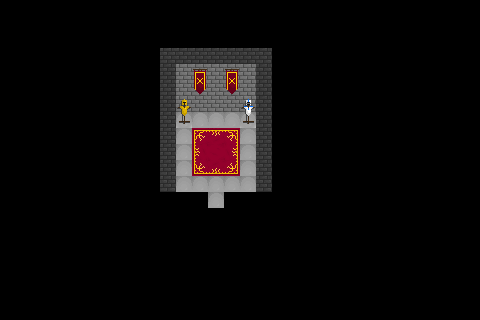

The image is a tile-based game level rendered from a .tmx file. Its description and complete source (layers, tilesets, objects, tile grids) follow:
An orthogonal 30x20 tile map with 16x16 px tiles, 3 tile layers (Tile Layer 1, Tile Layer 2, Tile Layer 3) and 7 objects.

<map version="1.0" orientation="orthogonal" renderorder="left-down" width="30" height="20" tilewidth="16" tileheight="16" nextobjectid="9">
 <tileset firstgid="1" name="stuff" tilewidth="32" tileheight="32" tilecount="21" columns="0">
  <tile id="0">
   <image width="16" height="16" source="../../../Creative Cloud Files/tile1.png" />
  </tile>
  <tile id="1">
   <image width="16" height="16" source="../../../Creative Cloud Files/bricks1.png" />
  </tile>
  <tile id="2">
   <image width="16" height="16" source="../../../Creative Cloud Files/darkbricks.png" />
  </tile>
  <tile id="3">
   <image width="16" height="32" source="../../../Creative Cloud Files/armorstand.png" />
  </tile>
  <tile id="4">
   <image width="16" height="32" source="../../../Creative Cloud Files/banner1.png" />
  </tile>
  <tile id="5">
   <image width="16" height="32" source="../../../Creative Cloud Files/armorstand.png" />
  </tile>
  <tile id="6">
   <image width="16" height="32" source="../../../Creative Cloud Files/armorstand.png" />
  </tile>
  <tile id="7">
   <image width="32" height="32" source="../../../Creative Cloud Files/chestclosed.png" />
  </tile>
  <tile id="8">
   <image width="16" height="32" source="../../../Creative Cloud Files/armorstand2.png" />
  </tile>
  <tile id="9">
   <image width="16" height="16" source="../../../Creative Cloud Files/carpetcorner - Copy (2).png" />
  </tile>
  <tile id="10">
   <image width="16" height="16" source="../../../Creative Cloud Files/carpetcorner - Copy (3).png" />
  </tile>
  <tile id="11">
   <image width="16" height="16" source="../../../Creative Cloud Files/carpetcorner - Copy.png" />
  </tile>
  <tile id="12">
   <image width="16" height="16" source="../../../Creative Cloud Files/carpetcorner.png" />
  </tile>
  <tile id="13">
   <image width="16" height="16" source="../../../Creative Cloud Files/carpetside - Copy (2).png" />
  </tile>
  <tile id="14">
   <image width="16" height="16" source="../../../Creative Cloud Files/carpetmiddle.png" />
  </tile>
  <tile id="15">
   <image width="16" height="16" source="../../../Creative Cloud Files/carpetside - Copy (3).png" />
  </tile>
  <tile id="16">
   <image width="16" height="16" source="../../../Creative Cloud Files/carpetside - Copy.png" />
  </tile>
  <tile id="17">
   <image width="16" height="16" source="../../../Creative Cloud Files/carpetside.png" />
  </tile>
  <tile id="18">
   <image width="16" height="16" source="../../../Creative Cloud Files/web.png" />
  </tile>
  <tile id="19">
   <image width="16" height="32" source="../../../Creative Cloud Files/skelly_dead.png" />
  </tile>
  <tile id="20">
   <image width="16" height="32" source="../../../Creative Cloud Files/skelly_dead.png" />
  </tile>
 </tileset>
 <layer name="Tile Layer 1" width="30" height="20">
  <data encoding="csv">
0,0,0,0,0,0,0,0,0,0,0,0,0,0,0,0,0,0,0,0,0,0,0,0,0,0,0,0,0,0,
0,0,0,0,0,0,0,0,0,0,0,0,0,0,0,0,0,0,0,0,0,0,0,0,0,0,0,0,0,0,
0,0,0,0,0,0,0,0,0,0,0,0,0,0,0,0,0,0,0,0,0,0,0,0,0,0,0,0,0,0,
0,0,0,0,0,0,0,0,0,0,3,3,3,3,3,3,3,0,0,0,0,0,0,0,0,0,0,0,0,0,
0,0,0,0,0,0,0,0,0,0,3,2,2,2,2,2,3,0,0,0,0,0,0,0,0,0,0,0,0,0,
0,0,0,0,0,0,0,0,0,0,3,2,2,2,2,2,3,0,0,0,0,0,0,0,0,0,0,0,0,0,
0,0,0,0,0,0,0,0,0,0,3,2,2,2,2,2,3,0,0,0,0,0,0,0,0,0,0,0,0,0,
0,0,0,0,0,0,0,0,0,0,3,1,1,1,1,1,3,0,0,0,0,0,0,0,0,0,0,0,0,0,
0,0,0,0,0,0,0,0,0,0,3,1,1,1,1,1,3,0,0,0,0,0,0,0,0,0,0,0,0,0,
0,0,0,0,0,0,0,0,0,0,3,1,1,1,1,1,3,0,0,0,0,0,0,0,0,0,0,0,0,0,
0,0,0,0,0,0,0,0,0,0,3,1,1,1,1,1,3,0,0,0,0,0,0,0,0,0,0,0,0,0,
0,0,0,0,0,0,0,0,0,0,3,1,1,1,1,1,3,0,0,0,0,0,0,0,0,0,0,0,0,0,
0,0,0,0,0,0,0,0,0,0,0,0,0,0,0,0,0,0,0,0,0,0,0,0,0,0,0,0,0,0,
0,0,0,0,0,0,0,0,0,0,0,0,0,0,0,0,0,0,0,0,0,0,0,0,0,0,0,0,0,0,
0,0,0,0,0,0,0,0,0,0,0,0,0,0,0,0,0,0,0,0,0,0,0,0,0,0,0,0,0,0,
0,0,0,0,0,0,0,0,0,0,0,0,0,0,0,0,0,0,0,0,0,0,0,0,0,0,0,0,0,0,
0,0,0,0,0,0,0,0,0,0,0,0,0,0,0,0,0,0,0,0,0,0,0,0,0,0,0,0,0,0,
0,0,0,0,0,0,0,0,0,0,0,0,0,0,0,0,0,0,0,0,0,0,0,0,0,0,0,0,0,0,
0,0,0,0,0,0,0,0,0,0,0,0,0,0,0,0,0,0,0,0,0,0,0,0,0,0,0,0,0,0,
0,0,0,0,0,0,0,0,0,0,0,0,0,0,0,0,0,0,0,0,0,0,0,0,0,0,0,0,0,0
</data>
 </layer>
 <layer name="Tile Layer 2" width="30" height="20">
  <data encoding="csv">
0,0,0,0,0,0,0,0,0,0,0,0,0,0,0,0,0,0,0,0,0,0,0,0,0,0,0,0,0,0,
0,0,0,0,0,0,0,0,0,0,0,0,0,0,0,0,0,0,0,0,0,0,0,0,0,0,0,0,0,0,
0,0,0,0,0,0,0,0,0,0,0,0,0,0,0,0,0,0,0,0,0,0,0,0,0,0,0,0,0,0,
0,0,0,0,0,0,0,0,0,0,0,0,0,0,0,0,0,0,0,0,0,0,0,0,0,0,0,0,0,0,
0,0,0,0,0,0,0,0,0,0,0,0,0,0,0,0,0,0,0,0,0,0,0,0,0,0,0,0,0,0,
0,0,0,0,0,0,0,0,0,0,0,0,5,0,5,0,0,0,0,0,0,0,0,0,0,0,0,0,0,0,
0,0,0,0,0,0,0,0,0,0,0,0,0,0,0,0,0,0,0,0,0,0,0,0,0,0,0,0,0,0,
0,0,0,0,0,0,0,0,0,0,0,0,0,0,0,9,0,0,0,0,0,0,0,0,0,0,0,0,0,0,
0,0,0,0,0,0,0,0,0,0,0,0,11,16,12,0,0,0,0,0,0,0,0,0,0,0,0,0,0,0,
0,0,0,0,0,0,0,0,0,0,0,0,17,15,14,0,0,0,0,0,0,0,0,0,0,0,0,0,0,0,
0,0,0,0,0,0,0,0,0,0,0,0,10,18,13,0,0,0,0,0,0,0,0,0,0,0,0,0,0,0,
0,0,0,0,0,0,0,0,0,0,0,0,0,0,0,0,0,0,0,0,0,0,0,0,0,0,0,0,0,0,
0,0,0,0,0,0,0,0,0,0,0,0,0,1,0,0,0,0,0,0,0,0,0,0,0,0,0,0,0,0,
0,0,0,0,0,0,0,0,0,0,0,0,0,0,0,0,0,0,0,0,0,0,0,0,0,0,0,0,0,0,
0,0,0,0,0,0,0,0,0,0,0,0,0,0,0,0,0,0,0,0,0,0,0,0,0,0,0,0,0,0,
0,0,0,0,0,0,0,0,0,0,0,0,0,0,0,0,0,0,0,0,0,0,0,0,0,0,0,0,0,0,
0,0,0,0,0,0,0,0,0,0,0,0,0,0,0,0,0,0,0,0,0,0,0,0,0,0,0,0,0,0,
0,0,0,0,0,0,0,0,0,0,0,0,0,0,0,0,0,0,0,0,0,0,0,0,0,0,0,0,0,0,
0,0,0,0,0,0,0,0,0,0,0,0,0,0,0,0,0,0,0,0,0,0,0,0,0,0,0,0,0,0,
0,0,0,0,0,0,0,0,0,0,0,0,0,0,0,0,0,0,0,0,0,0,0,0,0,0,0,0,0,0
</data>
 </layer>
 <layer name="Tile Layer 3" width="30" height="20">
  <data encoding="csv">
0,0,0,0,0,0,0,0,0,0,0,0,0,0,0,0,0,0,0,0,0,0,0,0,0,0,0,0,0,0,
0,0,0,0,0,0,0,0,0,0,0,0,0,0,0,0,0,0,0,0,0,0,0,0,0,0,0,0,0,0,
0,0,0,0,0,0,0,0,0,0,0,0,0,0,0,0,0,0,0,0,0,0,0,0,0,0,0,0,0,0,
0,0,0,0,0,0,0,0,0,0,0,0,0,0,0,0,0,0,0,0,0,0,0,0,0,0,0,0,0,0,
0,0,0,0,0,0,0,0,0,0,0,0,0,0,0,0,0,0,0,0,0,0,0,0,0,0,0,0,0,0,
0,0,0,0,0,0,0,0,0,0,0,0,0,0,0,0,0,0,0,0,0,0,0,0,0,0,0,0,0,0,
0,0,0,0,0,0,0,0,0,0,0,0,0,0,0,0,0,0,0,0,0,0,0,0,0,0,0,0,0,0,
0,0,0,0,0,0,0,0,0,0,0,7,0,0,0,0,0,0,0,0,0,0,0,0,0,0,0,0,0,0,
0,0,0,0,0,0,0,0,0,0,0,0,0,0,0,0,0,0,0,0,0,0,0,0,0,0,0,0,0,0,
0,0,0,0,0,0,0,0,0,0,0,0,0,0,0,0,0,0,0,0,0,0,0,0,0,0,0,0,0,0,
0,0,0,0,0,0,0,0,0,0,0,0,0,0,0,0,0,0,0,0,0,0,0,0,0,0,0,0,0,0,
0,0,0,0,0,0,0,0,0,0,0,0,0,0,0,0,0,0,0,0,0,0,0,0,0,0,0,0,0,0,
0,0,0,0,0,0,0,0,0,0,0,0,0,0,0,0,0,0,0,0,0,0,0,0,0,0,0,0,0,0,
0,0,0,0,0,0,0,0,0,0,0,0,0,0,0,0,0,0,0,0,0,0,0,0,0,0,0,0,0,0,
0,0,0,0,0,0,0,0,0,0,0,0,0,0,0,0,0,0,0,0,0,0,0,0,0,0,0,0,0,0,
0,0,0,0,0,0,0,0,0,0,0,0,0,0,0,0,0,0,0,0,0,0,0,0,0,0,0,0,0,0,
0,0,0,0,0,0,0,0,0,0,0,0,0,0,0,0,0,0,0,0,0,0,0,0,0,0,0,0,0,0,
0,0,0,0,0,0,0,0,0,0,0,0,0,0,0,0,0,0,0,0,0,0,0,0,0,0,0,0,0,0,
0,0,0,0,0,0,0,0,0,0,0,0,0,0,0,0,0,0,0,0,0,0,0,0,0,0,0,0,0,0,
0,0,0,0,0,0,0,0,0,0,0,0,0,0,0,0,0,0,0,0,0,0,0,0,0,0,0,0,0,0
</data>
 </layer>
 <objectgroup name="Object Layer 1">
  <object id="2" x="176" y="110" width="79.875" height="1.625" />
  <object id="3" x="243" y="111.875" width="10.375" height="11.625" />
  <object id="4" x="179.125" y="111.75" width="10.625" height="12.25" />
  <object id="5" x="160" y="111.875" width="16.125" height="79.75" />
  <object id="6" x="256.125" y="110.5" width="15.875" height="81" />
  <object id="7" x="176" y="192" width="31.75" height="2.125" />
  <object id="8" x="224" y="192.125" width="32" height="2.375" />
 </objectgroup>
</map>